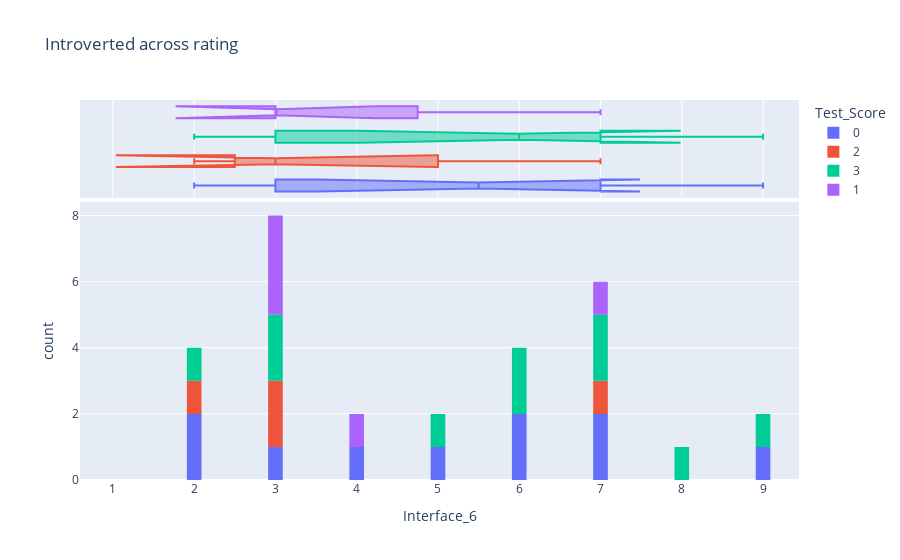
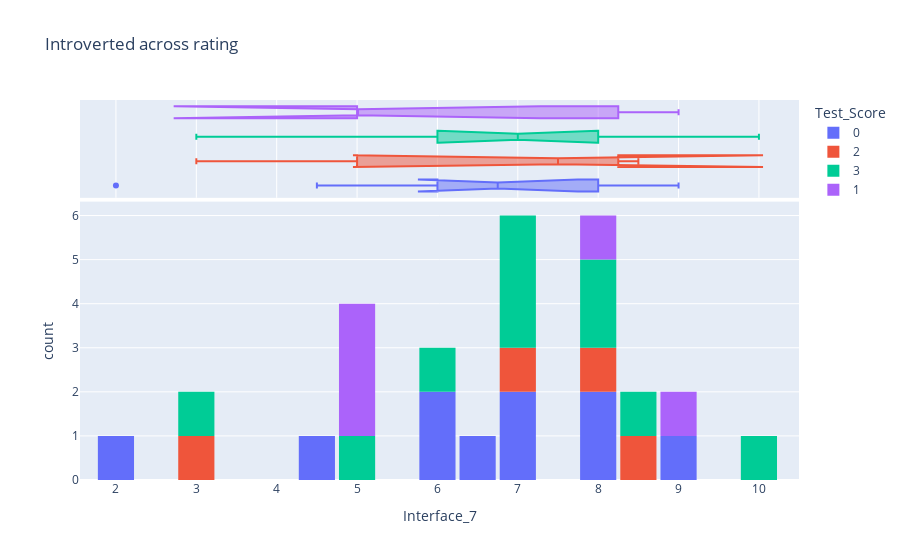

Notebook code cell kept with these figures, in order:
### Markdown cell above
color

### Code cell
fig = px.histogram(y,
                x = "Interface_6",
                nbins = 40,
                marginal = "box",
                color = "Test_Score",
                title='Introverted across rating')

fig.update_layout(bargap=0.1)
fig.show()
fig = px.histogram(y,
                x = "Interface_7",
                nbins = 40,
                marginal = "box",
                color = "Test_Score",
                title='Introverted across rating')

fig.update_layout(bargap=0.1)
fig.show()
fig = px.histogram(y,
                x = "Interface_8",
                nbins = 40,
                marginal = "box",
                color = "Test_Score",
                title='Introverted across rating')

fig.update_layout(bargap=0.1)
fig.show()

### Figure 1 — Plotly figure (JSON) as saved in the notebook; plotly's stock layout.template omitted (floating-point values rounded to 4 significant figures)
{"data": [{"alignmentgroup": "True", "bingroup": "x", "hovertemplate": "Test_Score=0<br>Interface_6=%{x}<br>count=%{y}<extra></extra>", "legendgroup": "0", "marker": {"color": "#636efa", "pattern": {"shape": ""}}, "name": "0", "nbinsx": 40, "offsetgroup": "0", "orientation": "v", "showlegend": true, "type": "histogram", "x": [4, 7, 3, 9, 5, 2, 7, 6, 6, 2], "xaxis": "x", "yaxis": "y"}, {"alignmentgroup": "True", "hovertemplate": "Test_Score=0<br>Interface_6=%{x}<extra></extra>", "legendgroup": "0", "marker": {"color": "#636efa"}, "name": "0", "notched": true, "offsetgroup": "0", "showlegend": false, "type": "box", "x": [4, 7, 3, 9, 5, 2, 7, 6, 6, 2], "xaxis": "x2", "yaxis": "y2"}, {"alignmentgroup": "True", "bingroup": "x", "hovertemplate": "Test_Score=2<br>Interface_6=%{x}<br>count=%{y}<extra></extra>", "legendgroup": "2", "marker": {"color": "#EF553B", "pattern": {"shape": ""}}, "name": "2", "nbinsx": 40, "offsetgroup": "2", "orientation": "v", "showlegend": true, "type": "histogram", "x": [3, 3, 7, 2], "xaxis": "x", "yaxis": "y"}, {"alignmentgroup": "True", "hovertemplate": "Test_Score=2<br>Interface_6=%{x}<extra></extra>", "legendgroup": "2", "marker": {"color": "#EF553B"}, "name": "2", "notched": true, "offsetgroup": "2", "showlegend": false, "type": "box", "x": [3, 3, 7, 2], "xaxis": "x2", "yaxis": "y2"}, {"alignmentgroup": "True", "bingroup": "x", "hovertemplate": "Test_Score=3<br>Interface_6=%{x}<br>count=%{y}<extra></extra>", "legendgroup": "3", "marker": {"color": "#00cc96", "pattern": {"shape": ""}}, "name": "3", "nbinsx": 40, "offsetgroup": "3", "orientation": "v", "showlegend": true, "type": "histogram", "x": [7, 6, 3, 8, 6, 7, 9, 5, 3, 2], "xaxis": "x", "yaxis": "y"}, {"alignmentgroup": "True", "hovertemplate": "Test_Score=3<br>Interface_6=%{x}<extra></extra>", "legendgroup": "3", "marker": {"color": "#00cc96"}, "name": "3", "notched": true, "offsetgroup": "3", "showlegend": false, "type": "box", "x": [7, 6, 3, 8, 6, 7, 9, 5, 3, 2], "xaxis": "x2", "yaxis": "y2"}, {"alignmentgroup": "True", "bingroup": "x", "hovertemplate": "Test_Score=1<br>Interface_6=%{x}<br>count=%{y}<extra></extra>", "legendgroup": "1", "marker": {"color": "#ab63fa", "pattern": {"shape": ""}}, "name": "1", "nbinsx": 40, "offsetgroup": "1", "orientation": "v", "showlegend": true, "type": "histogram", "x": [4, 3, 3, 7, 3], "xaxis": "x", "yaxis": "y"}, {"alignmentgroup": "True", "hovertemplate": "Test_Score=1<br>Interface_6=%{x}<extra></extra>", "legendgroup": "1", "marker": {"color": "#ab63fa"}, "name": "1", "notched": true, "offsetgroup": "1", "showlegend": false, "type": "box", "x": [4, 3, 3, 7, 3], "xaxis": "x2", "yaxis": "y2"}], "layout": {"bargap": 0.1, "barmode": "relative", "legend": {"title": {"text": "Test_Score"}, "tracegroupgap": 0}, "title": {"text": "Introverted across rating"}, "xaxis": {"anchor": "y", "domain": [0, 1], "title": {"text": "Interface_6"}}, "xaxis2": {"anchor": "y2", "domain": [0, 1], "matches": "x", "showgrid": true, "showticklabels": false}, "yaxis": {"anchor": "x", "domain": [0, 0.7326], "title": {"text": "count"}}, "yaxis2": {"anchor": "x2", "domain": [0.7426, 1], "matches": "y2", "showgrid": false, "showline": false, "showticklabels": false, "ticks": ""}}}

### Figure 2 — Plotly figure (JSON) as saved in the notebook; plotly's stock layout.template omitted (floating-point values rounded to 4 significant figures)
{"data": [{"alignmentgroup": "True", "bingroup": "x", "hovertemplate": "Test_Score=0<br>Interface_7=%{x}<br>count=%{y}<extra></extra>", "legendgroup": "0", "marker": {"color": "#636efa", "pattern": {"shape": ""}}, "name": "0", "nbinsx": 40, "offsetgroup": "0", "orientation": "v", "showlegend": true, "type": "histogram", "x": [7, 8, 4.5, 9, 8, 2, 6.5, 6, 6, 7], "xaxis": "x", "yaxis": "y"}, {"alignmentgroup": "True", "hovertemplate": "Test_Score=0<br>Interface_7=%{x}<extra></extra>", "legendgroup": "0", "marker": {"color": "#636efa"}, "name": "0", "notched": true, "offsetgroup": "0", "showlegend": false, "type": "box", "x": [7, 8, 4.5, 9, 8, 2, 6.5, 6, 6, 7], "xaxis": "x2", "yaxis": "y2"}, {"alignmentgroup": "True", "bingroup": "x", "hovertemplate": "Test_Score=2<br>Interface_7=%{x}<br>count=%{y}<extra></extra>", "legendgroup": "2", "marker": {"color": "#EF553B", "pattern": {"shape": ""}}, "name": "2", "nbinsx": 40, "offsetgroup": "2", "orientation": "v", "showlegend": true, "type": "histogram", "x": [3, 8, 8.5, 7], "xaxis": "x", "yaxis": "y"}, {"alignmentgroup": "True", "hovertemplate": "Test_Score=2<br>Interface_7=%{x}<extra></extra>", "legendgroup": "2", "marker": {"color": "#EF553B"}, "name": "2", "notched": true, "offsetgroup": "2", "showlegend": false, "type": "box", "x": [3, 8, 8.5, 7], "xaxis": "x2", "yaxis": "y2"}, {"alignmentgroup": "True", "bingroup": "x", "hovertemplate": "Test_Score=3<br>Interface_7=%{x}<br>count=%{y}<extra></extra>", "legendgroup": "3", "marker": {"color": "#00cc96", "pattern": {"shape": ""}}, "name": "3", "nbinsx": 40, "offsetgroup": "3", "orientation": "v", "showlegend": true, "type": "histogram", "x": [8, 8, 5, 8.5, 6, 7, 10, 7, 3, 7], "xaxis": "x", "yaxis": "y"}, {"alignmentgroup": "True", "hovertemplate": "Test_Score=3<br>Interface_7=%{x}<extra></extra>", "legendgroup": "3", "marker": {"color": "#00cc96"}, "name": "3", "notched": true, "offsetgroup": "3", "showlegend": false, "type": "box", "x": [8, 8, 5, 8.5, 6, 7, 10, 7, 3, 7], "xaxis": "x2", "yaxis": "y2"}, {"alignmentgroup": "True", "bingroup": "x", "hovertemplate": "Test_Score=1<br>Interface_7=%{x}<br>count=%{y}<extra></extra>", "legendgroup": "1", "marker": {"color": "#ab63fa", "pattern": {"shape": ""}}, "name": "1", "nbinsx": 40, "offsetgroup": "1", "orientation": "v", "showlegend": true, "type": "histogram", "x": [9, 5, 5, 8, 5], "xaxis": "x", "yaxis": "y"}, {"alignmentgroup": "True", "hovertemplate": "Test_Score=1<br>Interface_7=%{x}<extra></extra>", "legendgroup": "1", "marker": {"color": "#ab63fa"}, "name": "1", "notched": true, "offsetgroup": "1", "showlegend": false, "type": "box", "x": [9, 5, 5, 8, 5], "xaxis": "x2", "yaxis": "y2"}], "layout": {"bargap": 0.1, "barmode": "relative", "legend": {"title": {"text": "Test_Score"}, "tracegroupgap": 0}, "title": {"text": "Introverted across rating"}, "xaxis": {"anchor": "y", "domain": [0, 1], "title": {"text": "Interface_7"}}, "xaxis2": {"anchor": "y2", "domain": [0, 1], "matches": "x", "showgrid": true, "showticklabels": false}, "yaxis": {"anchor": "x", "domain": [0, 0.7326], "title": {"text": "count"}}, "yaxis2": {"anchor": "x2", "domain": [0.7426, 1], "matches": "y2", "showgrid": false, "showline": false, "showticklabels": false, "ticks": ""}}}
